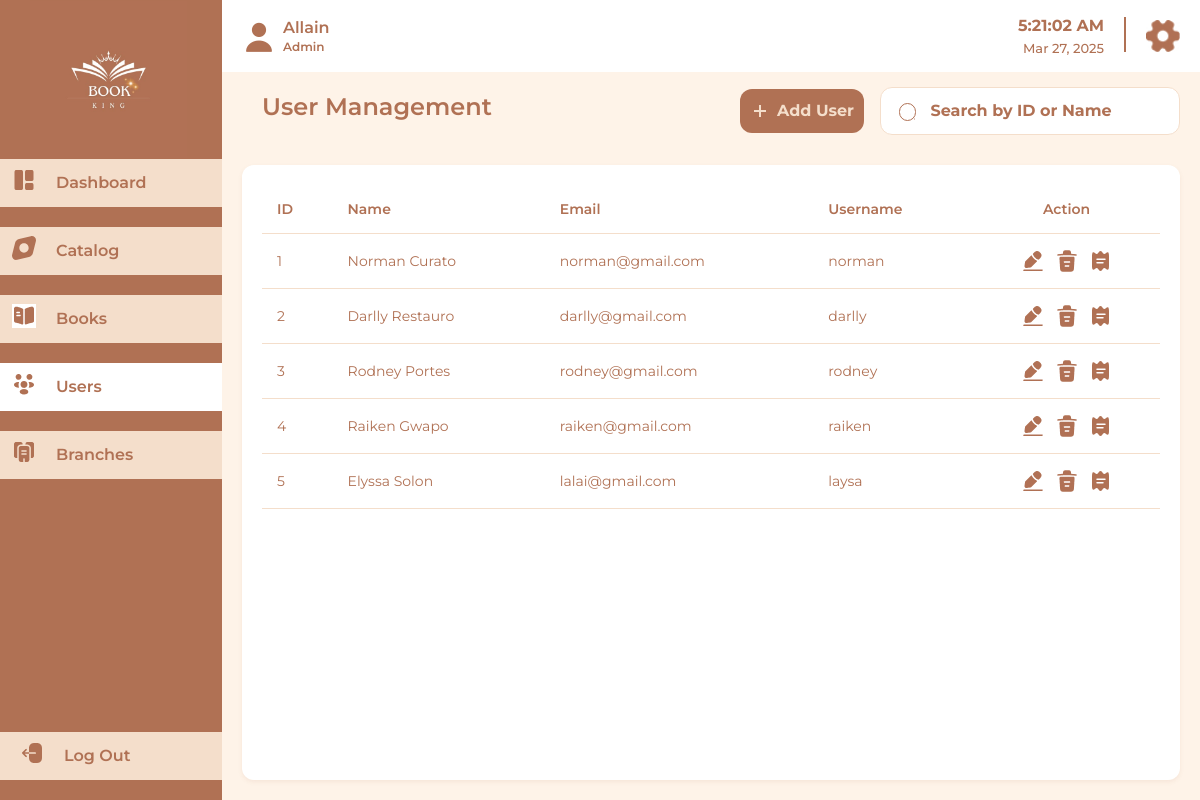
The page /user-management.php (signed in) on the database its author committed.
### tables this page shows
CREATE TABLE `users` (
  `user_id` int(11) NOT NULL,
  `username` varchar(50) NOT NULL,
  `password` varchar(255) NOT NULL,
  `email` varchar(100) NOT NULL,
  `created_at` timestamp NOT NULL DEFAULT current_timestamp(),
  `FirstName` varchar(155) DEFAULT NULL,
  `LastName` varchar(155) DEFAULT NULL
);

### user-management.php (the view, shortened to what this page needs)
<?php
$adminFirstName = $_SESSION['admin_first_name'] ?? 'Admin';
$adminLastName = $_SESSION['admin_last_name'] ?? '';
$pdo = require 'database/db_connection.php';
try {
    $stmt = $pdo->query('SELECT * FROM users ORDER BY user_id');
    $users = $stmt->fetchAll(PDO::FETCH_ASSOC);
} catch (PDOException $e) {
    error_log("Error fetching users: " . $e->getMessage());
    $users = [];
}
?>
<!DOCTYPE html>
<html lang="en">
<head>
    <link rel="stylesheet" href="assets/css/user-management.css">
</head>
<body>
    <div class="sidebar">
        <div class="logo">
            <img src="images/logo1.jpg" alt="Book King Logo">
        </div>
        <div class="nav-group">
            <a href="admin-dashboard.php" class="nav-item">
                <div class="icon">
                    <img src="images/element-2 2.svg" alt="Dashboard" width="24" height="24">
                </div>
                <div class="text">Dashboard</div>
            </a>
            <a href="#" class="nav-item">
                <div class="icon">
                    <img src="images/Vector.svg" alt="Catalog" width="20" height="20">
                </div>
                <div class="text">Catalog</div>
            </a>
            <a href="book-management.php" class="nav-item">
                <div class="icon">
                    <img src="images/Books.jpg" alt="Books" width="24" height="24">
                </div>
                <div class="text">Books</div>
            </a>
            <a href="user-management.php" class="nav-item active">
                <div class="icon">
                    <img src="images/people 3.png" alt="Users" width="24" height="24">
                </div>
                <div class="text">Users</div>
            </a>
            <a href="branch-management.php" class="nav-item">
                <div class="icon">
                    <img src="images/buildings-2 1.png" alt="Branches" width="24" height="24">
                </div>
                <div class="text">Branches</div>
            </a>
        </div>
        <a href="admin-logout.php" class="nav-item logout">
            <div class="icon">
                <img src="images/logout 3.png" alt="Log Out" width="24" height="24">
            </div>
            <div class="text">Log Out</div>
        </a>
    </div>
    <div class="main-content">
        <div class="header">
            <div class="header-left">
                <div class="user-profile">
                    <div class="user-icon">
                        <img src="images/user.png" alt="User Icon">
                    </div>
                    <div class="user-info">
                        <div class="user-name"><?= htmlspecialchars($adminFirstName . ' ' . $adminLastName) ?></div>
                        <div class="user-role">Admin</div>
                    </div>
                </div>
            </div>
            <div class="header-right">
                <div class="datetime-profile">
                    <div class="datetime">
                        <div class="time" id="current-time"></div>
                        <div class="date" id="current-date"></div>
                    </div>
                    <div class="vertical-line"></div>
                    <div class="settings-icon">
                        <img src="images/Vector.jpg" alt="Settings">
                    </div>
                </div>
            </div>
        </div>
        <div class="page-title">User Management</div>
        <div class="actions-container">
            <button class="add-book-btn">
                <div class="add-book-icon"></div>
                <div class="add-book-text">Add User</div>
            </button>
            <div class="search-container">
                <div class="search-wrapper">
                    <div class="search-icon"></div>
                    <input type="text" class="search-input" placeholder="Search by ID or Name">
                </div>
            </div>
        </div>
        <div class="content-table">
            <div class="table-container">
                <table>
                    <thead>
                        <tr>
                            <th>ID</th>
                            <th>Name</th>
                            <th>Email</th>
                            <th>Username</th>
                            <th style="text-align: center;">Action</th>
                        </tr>
                    </thead>
                    <tbody>
                        <?php if (!empty($users)): ?>
                            <?php foreach ($users as $user): ?>
                                <tr>
                                    <td><?= htmlspecialchars($user['user_id']) ?></td>
                                    <td><?= htmlspecialchars($user['FirstName'] . ' ' . $user['LastName']) ?></td>
                                    <td><?= htmlspecialchars($user['email']) ?></td>
                                    <td><?= htmlspecialchars($user['username']) ?></td>
                                    <td class="action-cell">
                                        <button class="action-btn">
                                            <img src="images/btn edit.jpg" alt="Edit">
                                        </button>
                                        <button class="action-btn">
                                            <img src="images/btn Delete.jpg" alt="Delete">
                                        </button>
                                        <button class="action-btn">
                                            <img src="images/btn view.svg" alt="Check">
                                        </button>
                                    </td>
                                </tr>
                            <?php endforeach; ?>
                        <?php else: ?>
                            <tr>
                                <td colspan="5" style="text-align: center;">No users found</td>
                            </tr>
                        <?php endif; ?>
                    </tbody>
                </table>
            </div>
        </div>
    </div>
</body>
</html>

### rows shown on the page
users: user_id "1", FirstName+LastName "Norman Curato", email "norman@gmail.com", username "norman"
users: user_id "2", FirstName+LastName "Darlly Restauro", email "darlly@gmail.com", username "darlly"
users: user_id "3", FirstName+LastName "Rodney Portes", email "rodney@gmail.com", username "rodney"
users: user_id "4", FirstName+LastName "Raiken Gwapo", email "raiken@gmail.com", username "raiken"
users: user_id "5", FirstName+LastName "Elyssa Solon", email "lalai@gmail.com", username "laysa"

### other values the page prints
$adminFirstName . ' ' . $adminLastName "Allain"
